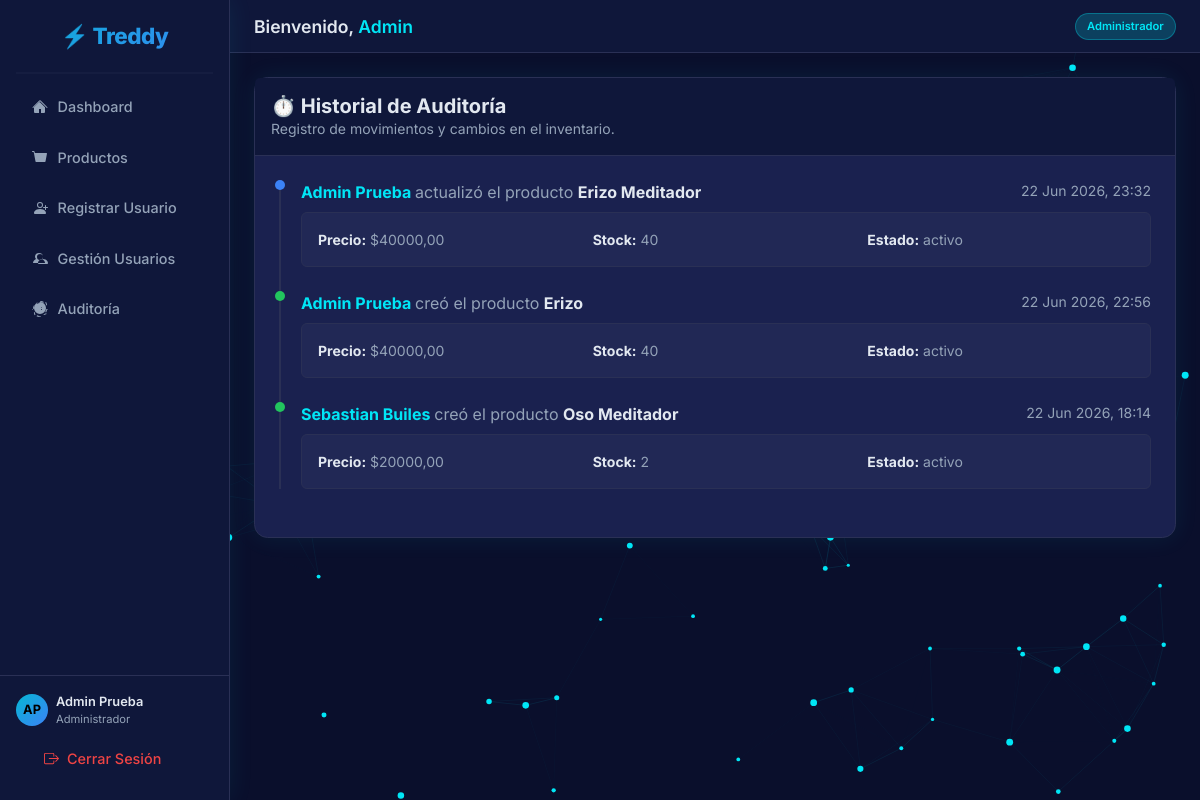
The page /productos/historial/ (signed in) on the database its author committed.
### usuarios/models.py (models this page shows, shortened)
class Usuario(AbstractUser):
    ROLES = (
        ('Administrador', 'Administrador'),
        ('Vendedor', 'Vendedor'),
        ('Cliente', 'Cliente'),
    )
    ESTADOS = (
        ('Activo', 'Activo'),
        ('Inactivo', 'Inactivo'),
        ('Pendiente', 'Pendiente'),
    )
    email = models.EmailField(unique=True, max_length=150)
    telefono = models.CharField(
        max_length=20,
        blank=True,
        null=True,
        validators=[RegexValidator(r'^\+?1?\d{9,15}$', 'El número de teléfono debe ingresarse en el formato: "+999999999". Hasta 15 dígitos permitidos.')]
    )
    tipo_usuario = models.CharField(max_length=20, choices=ROLES, default='Cliente')
    estado = models.CharField(max_length=20, choices=ESTADOS, default='Pendiente')
    USERNAME_FIELD = 'email'
    REQUIRED_FIELDS = ['username', 'first_name', 'last_name']

### productos/models.py (models this page shows, shortened)
class HistorialProducto(models.Model):
    ACCIONES = (
        ('creacion', 'Creación'),
        ('actualizacion', 'Actualización'),
        ('eliminacion', 'Eliminación'),
    )
    producto = models.ForeignKey(Producto, on_delete=models.SET_NULL, null=True, related_name='historial')
    nombre = models.CharField(max_length=150, blank=True, null=True)
    precio_base = models.DecimalField(max_digits=10, decimal_places=2, blank=True, null=True)
    stock = models.IntegerField(blank=True, null=True)
    estado = models.CharField(max_length=20, blank=True, null=True)
    fecha = models.DateTimeField(auto_now_add=True)
    accion = models.CharField(max_length=20, choices=ACCIONES)
    usuario = models.ForeignKey(settings.AUTH_USER_MODEL, on_delete=models.SET_NULL, null=True)

### productos/views.py (the view)
# urls.py: path('historial/', views.historial_list, name='historial_list'),
@login_required
def historial_list(request):
    if getattr(request.user, 'tipo_usuario', '') != 'Administrador':
        return redirect('productos_list')
    historial = HistorialProducto.objects.all().order_by('-fecha')
    if request.headers.get('X-Requested-With') == 'XMLHttpRequest':
        return render(request, 'productos/partials/historial_list.html', {'historial': historial})
    return render(request, 'productos/historial_list.html', {'historial': historial})

### templates/productos/historial_list.html (shortened to what this page needs)
{% extends 'base.html' %}
{% block content %}
    {% include 'productos/partials/historial_list.html' %}
{% endblock %}

### templates/base.html (shortened to what this page needs)
<!DOCTYPE html>
<html lang="es-co">
<head>
    {% load static %}
    <link rel="stylesheet" href="{% static 'css/bootstrap.min.css' %}">
    <link rel="stylesheet" href="{% static 'css/vendor/sweetalert2.min.css' %}">
    <link rel="stylesheet" href="{% static 'css/vendor/nprogress.min.css' %}">
    <link rel="stylesheet" href="{% static 'css/custom.css' %}">
</head>
<body>
<div class="d-flex" style="min-height:100vh;">
    <nav class="sidebar d-flex flex-column" style="width:230px; min-width:230px; min-height:100vh; position:sticky; top:0;">
        <a class="sidebar-brand" href="{% url 'dashboard' %}">⚡ Treddy</a>
        <hr class="border-bottom mx-3 my-0">
        <ul class="nav flex-column flex-grow-1 mt-2 px-1">
            <li class="nav-item">
                <a class="nav-link spa-link" href="#" data-url="{% url 'dashboard' %}">
                    <svg width="16" height="16" fill="currentColor" viewBox="0 0 16 16"><path d="M8 3.293l5 5V13a1 1 0 0 1-1 1H9v-4H7v4H3a1 1 0 0 1-1-1V8.293l5-5z"/><path d="M7.293 1.5a1 1 0 0 1 1.414 0l6.647 6.646a.5.5 0 0 1-.708.708L8 2.207 1.354 8.854a.5.5 0 1 1-.708-.708L7.293 1.5z"/></svg>
                    Dashboard
                </a>
            </li>
            <li class="nav-item">
                <a class="nav-link spa-link" href="#" data-url="{% url 'productos_list' %}">
                    <svg width="16" height="16" fill="currentColor" viewBox="0 0 16 16"><path d="M0 1.5A.5.5 0 0 1 .5 1H2a.5.5 0 0 1 .485.379L2.89 3H14.5a.5.5 0 0 1 .491.592l-1.5 8A.5.5 0 0 1 13 12H4a.5.5 0 0 1-.491-.408L2.01 3.607 1.61 2H.5a.5.5 0 0 1-.5-.5z"/></svg>
                    Productos
                </a>
            </li>
            {% if user.tipo_usuario == 'Administrador' %}
            <li class="nav-item">
                <a class="nav-link spa-link" href="#" data-url="{% url 'registro' %}">
                    <svg width="16" height="16" fill="currentColor" viewBox="0 0 16 16"><path d="M8 8a3 3 0 1 0 0-6 3 3 0 0 0 0 6m2-3a2 2 0 1 1-4 0 2 2 0 0 1 4 0m4 8c0 1-1 1-1 1H3s-1 0-1-1 1-4 6-4 6 3 6 4"/><path d="M13.5 5a.5.5 0 0 1 .5.5V7h1.5a.5.5 0 0 1 0 1H14v1.5a.5.5 0 0 1-1 0V8h-1.5a.5.5 0 0 1 0-1H13V5.5a.5.5 0 0 1 .5-.5"/></svg>
                    Registrar Usuario
                </a>
            </li>
            <li class="nav-item">
                <a class="nav-link spa-link" href="#" data-url="{% url 'usuario_list' %}">
                    Gestión Usuarios
                </a>
            </li>
            <li class="nav-item">
                <a class="nav-link spa-link" href="#" data-url="{% url 'historial_list' %}">
                    Auditoría
                </a>
            </li>
            {% endif %}
        </ul>
        <div class="px-3 py-3 border-top" style="border-color: var(--treddy-border) !important;">
            <div class="d-flex align-items-center gap-2 mb-2">
                <div style="width:32px;height:32px;border-radius:50%;background:var(--treddy-grad);display:flex;align-items:center;justify-content:center;font-weight:700;color:#000;font-size:0.8rem;flex-shrink:0;">
                    {{ user.first_name|slice:":1"|upper }}{{ user.last_name|slice:":1"|upper }}
                </div>
                <div style="overflow:hidden;">
                    <div style="font-size:0.8rem;font-weight:600;color:var(--treddy-text);white-space:nowrap;overflow:hidden;text-overflow:ellipsis;">
                        {{ user.first_name }} {{ user.last_name }}
                    </div>
                    <div style="font-size:0.7rem;color:var(--treddy-muted);">{{ user.tipo_usuario }}</div>
                </div>
            </div>
            <a class="nav-link text-danger d-flex align-items-center gap-2" href="{% url 'logout' %}">
                Cerrar Sesión
            </a>
        </div>
    </nav>
    <main class="flex-grow-1" style="overflow-x:hidden;">
        <div class="topbar d-flex justify-content-between align-items-center">
            <h1 class="mb-0">
                Bienvenido, <span style="color:var(--treddy-cyan);">{{ user.first_name }}</span>
            </h1>
            <span class="badge-role">{{ user.tipo_usuario }}</span>
        </div>
        <div id="spa-container" class="p-4">
            {% block content %}{% endblock %}
        </div>
    </main>
</div>
</body>
</html>

### templates/productos/partials/historial_list.html (shortened to what this page needs)
<div class="card border-0">
    <div class="card-header py-3">
        <h5 class="mb-0 fw-bold" style="color:var(--treddy-text);">⏱️ Historial de Auditoría</h5>
        <p class="mb-0 small" style="color:var(--treddy-muted);">Registro de movimientos y cambios en el inventario.</p>
    </div>
    <div class="card-body p-4">
        {% if historial %}
        <div class="timeline" style="position: relative; padding-left: 20px; border-left: 2px solid var(--treddy-border);">
            {% for entry in historial %}
            <div class="timeline-item mb-4" style="position: relative;">
                <div class="tl-dot {% if entry.accion == 'creacion' %}tl-dot-create{% elif entry.accion == 'actualizacion' %}tl-dot-update{% else %}tl-dot-delete{% endif %}"></div>
                <div class="d-flex justify-content-between">
                    <div class="fw-bold" style="color:var(--treddy-text);">
                        <span style="color:var(--treddy-cyan);">{{ entry.usuario.get_full_name|default:entry.usuario.email }}</span>
                        <span style="color:var(--treddy-muted); font-weight:normal;">
                            {% if entry.accion == 'creacion' %}
                                creó el producto
                            {% elif entry.accion == 'actualizacion' %}
                                actualizó el producto
                            {% else %}
                                eliminó el producto
                            {% endif %}
                        </span>
                        <span class="fw-bold" style="color:var(--treddy-text);">{{ entry.nombre }}</span>
                    </div>
                    <div class="small" style="color:var(--treddy-muted);">{{ entry.fecha|date:"d M Y, H:i" }}</div>
                </div>
                {% if entry.accion != 'eliminacion' %}
                <div class="mt-2 p-3 rounded" style="background: rgba(255,255,255,0.03); border: 1px solid var(--treddy-border);">
                    <div class="row g-2 small" style="color:var(--treddy-muted);">
                        <div class="col-4"><strong style="color:var(--treddy-text);">Precio:</strong> ${{ entry.precio_base|default:"0" }}</div>
                        <div class="col-4"><strong style="color:var(--treddy-text);">Stock:</strong> {{ entry.stock|default:"0" }}</div>
                        <div class="col-4"><strong style="color:var(--treddy-text);">Estado:</strong> {{ entry.estado|default:"N/A" }}</div>
                    </div>
                </div>
                {% endif %}
            </div>
            {% endfor %}
        </div>
        {% else %}
        <div class="text-center py-5" style="color:var(--treddy-muted);">
            <div style="font-size:3rem; opacity:0.5; margin-bottom:1rem;">📭</div>
            <p>No hay registros en el historial de auditoría.</p>
        </div>
        {% endif %}
    </div>
</div>

### static/css/custom.css (style rules this page uses)
:root { --treddy-bg: #0A0F2C; --treddy-panel: #0F173A; --treddy-card: #1a214f; --treddy-border: #2a3055; --treddy-cyan: #00E6F6; --treddy-cyan-dim: rgba(0, 230, 246, 0.20); --treddy-text: #e2e8f0; --treddy-muted: #94a3b8; --treddy-grad: linear-gradient(135deg, #06b6d4, #3b82f6); --treddy-radius: 0.85rem; --treddy-shadow: 0 0 24px rgba(0, 230, 246, 0.08); --bs-body-bg: var(--treddy-bg); --bs-body-color: var(--treddy-text); --bs-primary: #06b6d4; --bs-primary-rgb: 6, 182, 212; --bs-border-color: var(--treddy-border); --bs-card-bg: var(--treddy-card); --bs-font-sans-serif: 'Inter', Arial, Helvetica, sans-serif; }
*, *::before, *::after { box-sizing: border-box; }
body { background-color: var(--treddy-bg) !important; color: var(--treddy-text) !important; font-family: var(--bs-font-sans-serif) !important; }
.sidebar { background: var(--treddy-panel) !important; border-right: 1px solid var(--treddy-border) !important; box-shadow: var(--treddy-shadow) !important; }
.sidebar-brand { font-size: 1.4rem; font-weight: 800; letter-spacing: -0.5px; background: var(--treddy-grad); -webkit-background-clip: text; -webkit-text-fill-color: transparent; background-clip: text; padding: 1.2rem 1rem; display: block; text-align: center; }
.sidebar .nav-link { color: var(--treddy-muted) !important; padding: 0.75rem 1.25rem; border-radius: 0.6rem; margin: 0.15rem 0.5rem; font-size: 0.9rem; font-weight: 500; transition: all 0.2s ease; display: flex; align-items: center; gap: 0.6rem; text-decoration: none !important; }
.sidebar .nav-link.text-danger { color: #ef4444 !important; }
.topbar { background: var(--treddy-panel); border-bottom: 1px solid var(--treddy-border); padding: 0.8rem 1.5rem; }
.topbar h1 { font-size: 1.1rem; font-weight: 600; color: var(--treddy-text); }
.topbar .badge-role { font-size: 0.7rem; background: var(--treddy-cyan-dim); color: var(--treddy-cyan); border: 1px solid rgba(0, 230, 246, 0.3); padding: 0.25rem 0.7rem; border-radius: 50px; font-weight: 600; }
.card { background: var(--treddy-card) !important; border: 1px solid var(--treddy-border) !important; border-radius: var(--treddy-radius) !important; color: var(--treddy-text) !important; box-shadow: var(--treddy-shadow) !important; transition: transform 0.2s ease, box-shadow 0.2s ease !important; }
.card-header { background: var(--treddy-panel) !important; border-bottom: 1px solid var(--treddy-border) !important; color: var(--treddy-text) !important; }
.text-danger { color: #fca5a5 !important; }
.border-bottom { border-color: var(--treddy-border) !important; }

### templates/productos/partials/historial_list.html (style rules this page uses)
.tl-dot { position: absolute; left: -26px; top: 0; width: 10px; height: 10px; border-radius: 50%; }
.tl-dot-create { background-color: #22c55e; }
.tl-dot-update { background-color: #3b82f6; }

### rows shown on the page
Usuario: first_name "A", last_name "P", first_name "Admin", last_name "Prueba", tipo_usuario "Administrador"
HistorialProducto: usuario.get_full_name "Admin Prueba", accion "actualizó el producto", nombre "Erizo Meditador", fecha "22 Jun 2026, 23:32", precio_base "40000,00", stock "40", estado "activo"
HistorialProducto: usuario.get_full_name "Admin Prueba", accion "creó el producto", nombre "Erizo", fecha "22 Jun 2026, 22:56", precio_base "40000,00", stock "40", estado "activo"
HistorialProducto: usuario.get_full_name "Sebastian Builes", accion "creó el producto", nombre "Oso Meditador", fecha "22 Jun 2026, 18:14", precio_base "20000,00", stock "2", estado "activo"
